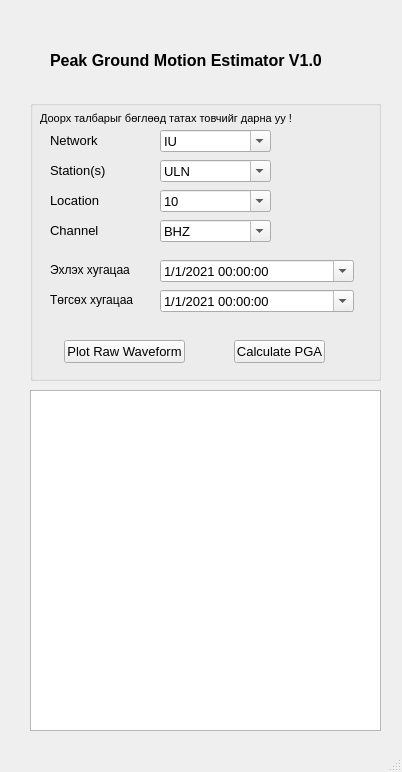
<?xml version="1.0" encoding="UTF-8"?>
<ui version="4.0">
 <class>MainWindow</class>
 <widget class="QMainWindow" name="MainWindow">
  <property name="geometry">
   <rect>
    <x>0</x>
    <y>0</y>
    <width>402</width>
    <height>772</height>
   </rect>
  </property>
  <property name="windowTitle">
   <string>PGA </string>
  </property>
  <widget class="QWidget" name="centralwidget">
   <widget class="QGroupBox" name="groupBox">
    <property name="geometry">
     <rect>
      <x>30</x>
      <y>100</y>
      <width>351</width>
      <height>281</height>
     </rect>
    </property>
    <property name="font">
     <font>
      <pointsize>10</pointsize>
      <weight>50</weight>
      <bold>false</bold>
     </font>
    </property>
    <property name="title">
     <string/>
    </property>
    <widget class="QLabel" name="label_5">
     <property name="geometry">
      <rect>
       <x>20</x>
       <y>30</y>
       <width>91</width>
       <height>20</height>
      </rect>
     </property>
     <property name="font">
      <font>
       <pointsize>10</pointsize>
      </font>
     </property>
     <property name="text">
      <string>Network</string>
     </property>
    </widget>
    <widget class="QLabel" name="label_6">
     <property name="geometry">
      <rect>
       <x>20</x>
       <y>90</y>
       <width>91</width>
       <height>20</height>
      </rect>
     </property>
     <property name="font">
      <font>
       <pointsize>10</pointsize>
      </font>
     </property>
     <property name="text">
      <string>Location</string>
     </property>
    </widget>
    <widget class="QLabel" name="label">
     <property name="geometry">
      <rect>
       <x>20</x>
       <y>160</y>
       <width>101</width>
       <height>20</height>
      </rect>
     </property>
     <property name="font">
      <font>
       <pointsize>9</pointsize>
      </font>
     </property>
     <property name="text">
      <string>Эхлэх хугацаа</string>
     </property>
    </widget>
    <widget class="QLabel" name="label_2">
     <property name="geometry">
      <rect>
       <x>20</x>
       <y>190</y>
       <width>111</width>
       <height>20</height>
      </rect>
     </property>
     <property name="font">
      <font>
       <pointsize>9</pointsize>
      </font>
     </property>
     <property name="text">
      <string>Төгсөх хугацаа</string>
     </property>
    </widget>
    <widget class="QLabel" name="label_7">
     <property name="geometry">
      <rect>
       <x>20</x>
       <y>120</y>
       <width>91</width>
       <height>20</height>
      </rect>
     </property>
     <property name="font">
      <font>
       <pointsize>10</pointsize>
      </font>
     </property>
     <property name="text">
      <string>Channel</string>
     </property>
    </widget>
    <widget class="QLabel" name="label_4">
     <property name="geometry">
      <rect>
       <x>20</x>
       <y>60</y>
       <width>91</width>
       <height>20</height>
      </rect>
     </property>
     <property name="font">
      <font>
       <pointsize>10</pointsize>
      </font>
     </property>
     <property name="text">
      <string>Station(s)</string>
     </property>
    </widget>
    <widget class="QPushButton" name="pushButton">
     <property name="geometry">
      <rect>
       <x>34</x>
       <y>240</y>
       <width>121</width>
       <height>23</height>
      </rect>
     </property>
     <property name="text">
      <string>Plot Raw Waveform</string>
     </property>
    </widget>
    <widget class="QComboBox" name="comboBox">
     <property name="geometry">
      <rect>
       <x>130</x>
       <y>30</y>
       <width>111</width>
       <height>22</height>
      </rect>
     </property>
     <property name="editable">
      <bool>true</bool>
     </property>
     <item>
      <property name="text">
       <string>IU</string>
      </property>
     </item>
     <item>
      <property name="text">
       <string>MN</string>
      </property>
     </item>
     <item>
      <property name="text">
       <string>AC</string>
      </property>
     </item>
     <item>
      <property name="text">
       <string>IM</string>
      </property>
     </item>
     <item>
      <property name="text">
       <string>IC</string>
      </property>
     </item>
     <item>
      <property name="text">
       <string>II</string>
      </property>
     </item>
     <item>
      <property name="text">
       <string>MM</string>
      </property>
     </item>
     <item>
      <property name="text">
       <string>TL</string>
      </property>
     </item>
     <item>
      <property name="text">
       <string>UB</string>
      </property>
     </item>
    </widget>
    <widget class="QComboBox" name="comboBox_2">
     <property name="geometry">
      <rect>
       <x>130</x>
       <y>60</y>
       <width>111</width>
       <height>22</height>
      </rect>
     </property>
     <property name="editable">
      <bool>true</bool>
     </property>
     <item>
      <property name="text">
       <string>ULN</string>
      </property>
     </item>
     <item>
      <property name="text">
       <string>ALM31</string>
      </property>
     </item>
     <item>
      <property name="text">
       <string>ALM01</string>
      </property>
     </item>
     <item>
      <property name="text">
       <string>ALM02</string>
      </property>
     </item>
     <item>
      <property name="text">
       <string>ALM03</string>
      </property>
     </item>
     <item>
      <property name="text">
       <string>ALM04</string>
      </property>
     </item>
     <item>
      <property name="text">
       <string>ALM05</string>
      </property>
     </item>
     <item>
      <property name="text">
       <string>ALM06</string>
      </property>
     </item>
     <item>
      <property name="text">
       <string>ALM07</string>
      </property>
     </item>
     <item>
      <property name="text">
       <string>ALM08</string>
      </property>
     </item>
     <item>
      <property name="text">
       <string>ALM09</string>
      </property>
     </item>
     <item>
      <property name="text">
       <string>U01M</string>
      </property>
     </item>
     <item>
      <property name="text">
       <string>U02M</string>
      </property>
     </item>
     <item>
      <property name="text">
       <string>U03M</string>
      </property>
     </item>
     <item>
      <property name="text">
       <string>U04M</string>
      </property>
     </item>
     <item>
      <property name="text">
       <string>U05M</string>
      </property>
     </item>
     <item>
      <property name="text">
       <string>U06M</string>
      </property>
     </item>
     <item>
      <property name="text">
       <string>U07M</string>
      </property>
     </item>
     <item>
      <property name="text">
       <string>U08M</string>
      </property>
     </item>
     <item>
      <property name="text">
       <string>U09M</string>
      </property>
     </item>
    </widget>
    <widget class="QComboBox" name="comboBox_3">
     <property name="geometry">
      <rect>
       <x>130</x>
       <y>90</y>
       <width>111</width>
       <height>22</height>
      </rect>
     </property>
     <property name="editable">
      <bool>true</bool>
     </property>
     <item>
      <property name="text">
       <string>10</string>
      </property>
     </item>
     <item>
      <property name="text">
       <string>--</string>
      </property>
     </item>
     <item>
      <property name="text">
       <string>00</string>
      </property>
     </item>
     <item>
      <property name="text">
       <string>20</string>
      </property>
     </item>
    </widget>
    <widget class="QComboBox" name="comboBox_4">
     <property name="geometry">
      <rect>
       <x>130</x>
       <y>120</y>
       <width>111</width>
       <height>22</height>
      </rect>
     </property>
     <property name="editable">
      <bool>true</bool>
     </property>
     <item>
      <property name="text">
       <string>BHZ</string>
      </property>
     </item>
     <item>
      <property name="text">
       <string>SHZ</string>
      </property>
     </item>
     <item>
      <property name="text">
       <string>SHN</string>
      </property>
     </item>
     <item>
      <property name="text">
       <string>SHE</string>
      </property>
     </item>
     <item>
      <property name="text">
       <string>BHN</string>
      </property>
     </item>
     <item>
      <property name="text">
       <string>BHE</string>
      </property>
     </item>
    </widget>
    <widget class="QLabel" name="label_8">
     <property name="geometry">
      <rect>
       <x>10</x>
       <y>10</y>
       <width>311</width>
       <height>16</height>
      </rect>
     </property>
     <property name="font">
      <font>
       <pointsize>8</pointsize>
      </font>
     </property>
     <property name="text">
      <string>Доорх талбарыг бөглөөд татах товчийг дарна уу !</string>
     </property>
    </widget>
    <widget class="QDateTimeEdit" name="dateTimeEdit">
     <property name="geometry">
      <rect>
       <x>130</x>
       <y>160</y>
       <width>194</width>
       <height>22</height>
      </rect>
     </property>
     <property name="dateTime">
      <datetime>
       <hour>0</hour>
       <minute>0</minute>
       <second>0</second>
       <year>2021</year>
       <month>1</month>
       <day>1</day>
      </datetime>
     </property>
     <property name="displayFormat">
      <string>M/d/yyyy hh:mm:ss </string>
     </property>
     <property name="calendarPopup">
      <bool>true</bool>
     </property>
     <property name="timeSpec">
      <enum>Qt::LocalTime</enum>
     </property>
    </widget>
    <widget class="QDateTimeEdit" name="dateTimeEdit_2">
     <property name="geometry">
      <rect>
       <x>130</x>
       <y>190</y>
       <width>194</width>
       <height>22</height>
      </rect>
     </property>
     <property name="dateTime">
      <datetime>
       <hour>0</hour>
       <minute>0</minute>
       <second>0</second>
       <year>2021</year>
       <month>1</month>
       <day>1</day>
      </datetime>
     </property>
     <property name="date">
      <date>
       <year>2021</year>
       <month>1</month>
       <day>1</day>
      </date>
     </property>
     <property name="time">
      <time>
       <hour>0</hour>
       <minute>0</minute>
       <second>0</second>
      </time>
     </property>
     <property name="displayFormat">
      <string>M/d/yyyy hh:mm:ss</string>
     </property>
     <property name="calendarPopup">
      <bool>true</bool>
     </property>
     <property name="timeSpec">
      <enum>Qt::LocalTime</enum>
     </property>
    </widget>
    <widget class="QPushButton" name="pushButton_2">
     <property name="geometry">
      <rect>
       <x>204</x>
       <y>240</y>
       <width>91</width>
       <height>23</height>
      </rect>
     </property>
     <property name="text">
      <string>Calculate PGA</string>
     </property>
    </widget>
   </widget>
   <widget class="QLabel" name="label_9">
    <property name="geometry">
     <rect>
      <x>240</x>
      <y>800</y>
      <width>651</width>
      <height>41</height>
     </rect>
    </property>
    <property name="font">
     <font>
      <family>Mongolian Baiti</family>
      <pointsize>10</pointsize>
      <weight>50</weight>
      <bold>false</bold>
     </font>
    </property>
    <property name="text">
     <string> Одон Орон Геофизикийн Хүрээлэн, Газар Хөдлөлт Судлах Салбар, Техник Технологийн Лаборатори</string>
    </property>
   </widget>
   <widget class="QLabel" name="label_12">
    <property name="geometry">
     <rect>
      <x>50</x>
      <y>50</y>
      <width>331</width>
      <height>20</height>
     </rect>
    </property>
    <property name="font">
     <font>
      <pointsize>12</pointsize>
      <weight>75</weight>
      <bold>true</bold>
     </font>
    </property>
    <property name="text">
     <string>Peak Ground Motion Estimator V1.0</string>
    </property>
   </widget>
   <widget class="QLabel" name="label_14">
    <property name="geometry">
     <rect>
      <x>450</x>
      <y>830</y>
      <width>151</width>
      <height>20</height>
     </rect>
    </property>
    <property name="font">
     <font>
      <pointsize>10</pointsize>
     </font>
    </property>
    <property name="text">
     <string>Д.Лхагвадорж 2021 он</string>
    </property>
   </widget>
   <widget class="QTextBrowser" name="textBrowser">
    <property name="geometry">
     <rect>
      <x>30</x>
      <y>390</y>
      <width>351</width>
      <height>341</height>
     </rect>
    </property>
    <property name="tabStopWidth">
     <number>100</number>
    </property>
    <property name="openExternalLinks">
     <bool>true</bool>
    </property>
   </widget>
  </widget>
  <widget class="QMenuBar" name="menubar">
   <property name="geometry">
    <rect>
     <x>0</x>
     <y>0</y>
     <width>402</width>
     <height>21</height>
    </rect>
   </property>
  </widget>
  <widget class="QStatusBar" name="statusbar"/>
 </widget>
 <resources>
  <include location="../../Users/Lhagvaa/Desktop/PyQt5/backGround.qrc"/>
 </resources>
 <connections/>
</ui>
